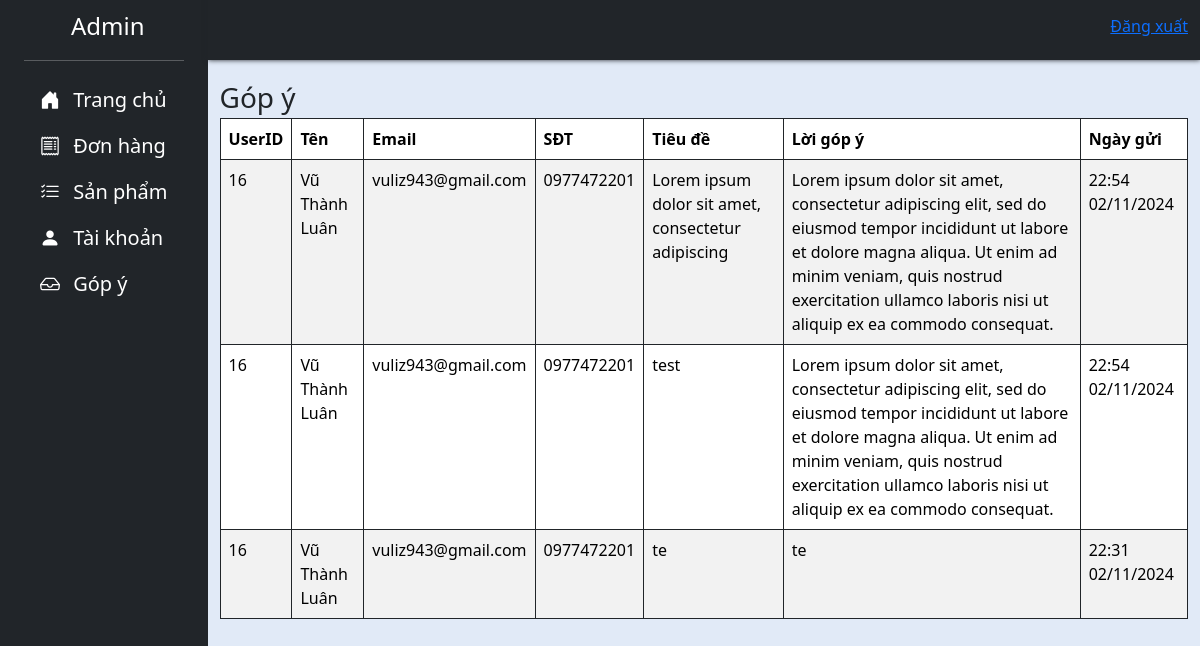
The page /Admin/admin-feedback.php on the database its author committed.
### tables this page shows
CREATE TABLE `feedback` (
  `id` int(11) NOT NULL,
  `userid` int(3) NOT NULL,
  `ngay_gui` varchar(20) NOT NULL,
  `tieude` varchar(50) NOT NULL,
  `gopy` varchar(300) NOT NULL,
  `status` int(1) NOT NULL
);

CREATE TABLE `tbl_user` (
  `id` int(11) NOT NULL,
  `name` varchar(100) NOT NULL,
  `username` varchar(100) NOT NULL,
  `sdt` varchar(15) NOT NULL,
  `address` varchar(150) NOT NULL,
  `password` varchar(100) NOT NULL,
  `role` int(1) NOT NULL
);

### Admin/admin-feedback.php (the view)
<?php include "header.php" ?>
<div class="">
    <span class="fs-3">Góp ý</span>
    <table class="table table-bordered table-striped border-dark">
        <thead>
            <tr>
                <th>UserID</th>
                <th>Tên</th>
                <th>Email</th>
                <th>SĐT</th>
                <th>Tiêu đề</th>
                <th>Lời góp ý</th>
                <th>Ngày gửi</th>
            </tr>
        </thead>
        <tbody>
            <?php
            $sql = "SELECT feedback.id,userid, name, username, sdt, tieude,gopy,ngay_gui FROM feedback,tbl_user WHERE tbl_user.id = feedback.userid ORDER BY feedback.id DESC";
            $result = $conn->query($sql);
            if ($result->num_rows > 0) {
                while ($item = $result->fetch_assoc()) {
            ?>
                    <tr>
                        <td> <?= $item['userid']; ?></td>
                        <td> <?= $item['name']; ?> </td>
                        <td> <?= $item['username']; ?>  </td>
                        <td> <?= $item['sdt']; ?> </td>
                        <td> <?= $item['tieude']; ?> </td>
                        <td> <?= $item['gopy']; ?> </td>
                        <td> <?= $item['ngay_gui']; ?> </td>
                    </tr>
                <?php
                }
            } else {
                ?>
                <tr>
                    <td colspan="5"> Không có góp ý nào </td>
                </tr>
            <?php
            }
            ?>
        </tbody>
    </table>
</div>
<?php include "footer.php" ?>

### style.css (style rules this page uses)
body { background-color: #e1eaf7; }

### rows shown on the page
feedback: userid "16", userid.name "Vũ Thành Luân", userid.username "vuliz943@gmail.com", userid.sdt "0977472201", tieude "Lorem ipsum dolor sit amet, consectetur adipiscing", gopy "Lorem ipsum dolor sit amet, consectetur adipiscing elit, sed do eiusmod tempor incididunt ut labore et dolore magna aliqua. Ut enim ad minim veniam, quis nostrud exercitation ullamco laboris nisi ut aliquip ex ea commodo consequat.", ngay_gui "22:54 02/11/2024"
feedback: userid "16", userid.name "Vũ Thành Luân", userid.username "vuliz943@gmail.com", userid.sdt "0977472201", tieude "test", gopy "Lorem ipsum dolor sit amet, consectetur adipiscing elit, sed do eiusmod tempor incididunt ut labore et dolore magna aliqua. Ut enim ad minim veniam, quis nostrud exercitation ullamco laboris nisi ut aliquip ex ea commodo consequat.", ngay_gui "22:54 02/11/2024"
feedback: userid "16", userid.name "Vũ Thành Luân", userid.username "vuliz943@gmail.com", userid.sdt "0977472201", tieude "te", gopy "te", ngay_gui "22:31 02/11/2024"
